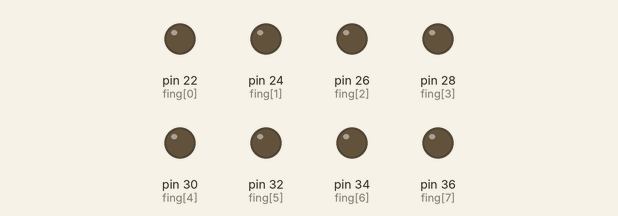
Bench run of a sketch on a simulated Arduino Mega 2560, built with avr-gcc and run on an emulated ATmega2560. Parts: output pins drawn as LEDs (lit = HIGH). What the sketch prints to the serial monitor is not drawn.

Above: at 0.1 s.
At 8.1 s:
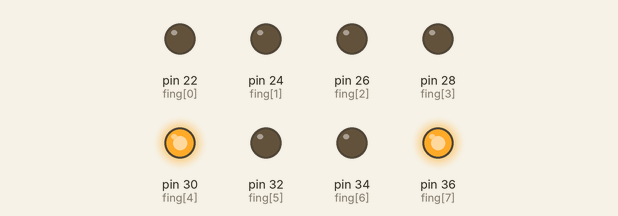
At 17.5 s:
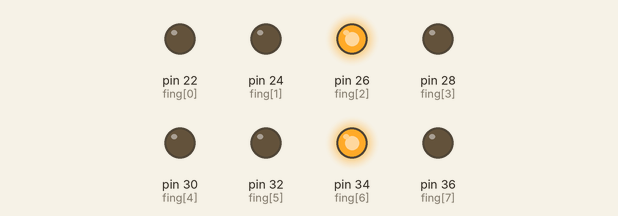
At 29.5 s:
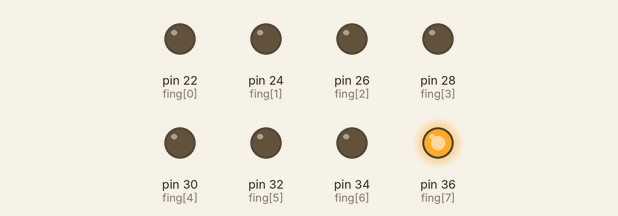
Timing chart, 0 to 33.5 s (numbered marks = the images above):
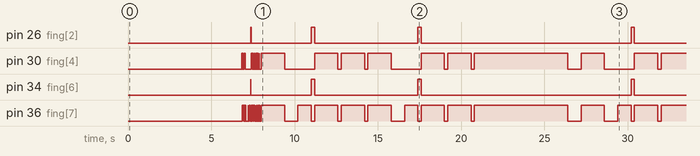

The sketch:

Hardcoded_Darude.ino
```cpp
typedef struct timeStamp{
  timeStamp* next;
  int stamp;
  int fingOn;
  int fingOff;
}timeStamp;

typedef struct handPos{
  handPos* moveNext;
  timeStamp* next;
  int pos;
}handPos;

const int fing[8] = {22,24,26,28,30,32,34,36};

int arr[]={1600,1,71,1600,1,64,1600,1,67,1900,0,71,1900,0,64,1900,0,67,1900,1,64,1900,1,71,1900,1,67,2200,0,64,2200,0,71,2200,0,67,2200,1,67,2200,1,64,2200,1,71,2400,0,67,2400,0,64,2400,0,71,2400,1,67,2400,1,71,2400,1,64,2700,0,67,2700,0,71,2700,0,64,2700,1,64,2700,1,71,2700,1,67,3000,0,64,3000,0,71,3000,0,67,3000,1,69,3000,1,72,3000,1,76,3200,0,69,3200,0,72,3200,0,76,3200,1,69,3200,1,72,3200,1,76,3500,0,69,3500,0,72,3500,0,76,3500,1,69,3500,1,72,3500,1,76,3800,0,69,3800,0,72,3800,0,76,3800,1,67,3800,1,71,3800,1,74,4000,0,67,4000,0,71,4000,0,74,4000,1,74,4000,1,71,4000,1,67,4300,0,74,4300,0,71,4300,0,67,4300,1,67,4300,1,71,4300,1,74,4600,0,67,4600,0,71,4600,0,74,4600,1,69,4600,1,66,4600,1,62,4800,0,69,4800,0,66,4800,0,62,4800,1,64,4800,1,67,4800,1,71,5100,0,64,5100,0,67,5100,0,71,5100,1,64,5100,1,67,5100,1,71,5400,0,64,5400,0,67,5400,0,71,5400,1,64,5400,1,67,5400,1,71,5600,0,64,5600,0,67,5600,0,71,5600,1,64,5600,1,67,5600,1,71,5900,0,64,5900,0,67,5900,0,71,5900,1,64,5900,1,67,5900,1,71,6200,0,64,6200,0,67,6200,0,71,6200,1,69,6200,1,72,6200,1,76,6400,0,69,6400,0,72,6400,0,76,6400,1,64,6400,1,67,6400,1,71,6700,0,64,6700,0,67,6700,0,71,6700,1,64,6700,1,67,6700,1,71,7000,0,64,7000,0,67,7000,0,71,7000,1,71,7000,1,67,7000,1,64,7200,0,71,7200,0,67,7200,0,64,7200,1,71,7200,1,67,7200,1,64,7500,0,71,7500,0,67,7500,0,64,7500,1,64,7500,1,67,7500,1,71,7800,0,64,7800,0,67,7800,0,71,7800,1,69,7800,1,72,7800,1,76,8000,0,76,8000,0,69,8000,0,72,8000,0,76,8000,1,64,8000,1,67,8000,1,71,8300,0,64,8300,0,67,8300,0,71,8300,1,71,8300,1,67,8300,1,64,8600,0,71,8600,0,67,8600,0,64,8600,1,64,8600,1,67,8600,1,71,8800,0,64,8800,0,67,8800,0,71,8800,1,64,8800,1,67,8800,1,71,9100,0,64,9100,0,67,9100,0,71,9100,1,64,9100,1,67,9100,1,71,9400,0,64,9400,0,67,9400,0,71,9400,1,69,9400,1,72,9400,1,76,9600,0,69,9600,0,72,9600,0,76,9600,1,76,9600,1,72,9600,1,69,9900,0,76,9900,0,72,9900,0,69,9900,1,69,9900,1,72,9900,1,76,10200,0,69,10200,0,72,10200,0,76,10200,1,67,10200,1,71,10200,1,74,10400,0,67,10400,0,71,10400,0,74,10400,1,67,10400,1,71,10400,1,74,10700,0,67,10700,0,71,10700,0,74,10700,1,67,10700,1,71,10700,1,74,11000,0,67,11000,0,71,11000,0,74,11000,1,69,11000,1,66,11000,1,62,11200,0,69,11200,0,66,11200,0,62,11200,1,64,11200,1,67,11200,1,71,11500,0,64,11500,0,67,11500,0,71,11500,1,64,11500,1,67,11500,1,71,11800,0,64,11800,0,67,11800,0,71,11800,1,64,11800,1,67,11800,1,71,12000,0,64,12000,0,67,12000,0,71,12000,1,64,12000,1,67,12000,1,71,12300,0,64,12300,0,67,12300,0,71,12300,1,64,12300,1,67,12300,1,71,12600,0,64,12600,0,67,12600,0,71,12600,1,69,12600,1,72,12600,1,76,12800,0,69,12800,0,72,12800,0,76,12800,1,71,12800,1,67,12800,1,64,13100,0,71,13100,0,67,13100,0,64,13100,1,64,13100,1,67,13100,1,71,13400,0,64,13400,0,67,13400,0,71,13400,1,67,13400,1,64,13400,1,71,13600,0,67,13600,0,64,13600,0,71,13600,1,71,13600,1,64,13600,1,67,13900,0,71,13900,0,64,13900,0,67,13900,1,64,13900,1,67,13900,1,71,14200,0,64,14200,0,67,14200,0,71,14200,1,69,14200,1,72,14200,1,76,14400,1,71,14400,0,69,14400,0,72,14400,0,76,14400,1,71,14400,1,67,14400,1,64,14500,0,71,14500,1,71,14600,0,71,14600,1,71,14700,0,71,14700,1,71,14700,0,71,14700,0,67,14700,0,64,14700,1,71,14700,1,67,14700,1,64,14800,0,71,14800,1,71,15000,0,71,15000,0,67,15000,0,64,15000,1,67,15000,1,71,15000,1,64,15200,0,71,15200,0,67,15200,0,71,15200,0,64,15200,1,67,15200,1,64,15200,1,71,15500,0,67,15500,0,64,15500,0,71,15500,1,71,15500,1,64,15500,1,67,15800,0,71,15800,0,64,15800,0,67,15800,1,76,15800,1,69,15800,1,72,16000,0,76,16000,0,69,16000,0,72,16000,1,69,16000,1,76,16000,1,72,16300,0,69,16300,0,76,16300,0,72,16300,1,76,16300,1,69,16300,1,72,16600,0,76,16600,0,69,16600,0,72,16600,1,74,16600,1,67,16600,1,71,16800,0,74,16800,0,67,16800,0,71,16800,1,74,16800,1,67,16800,1,71,17100,0,74,17100,0,67,17100,0,71,17100,1,71,17100,1,67,17100,1,74,17200,1,74,17400,0,71,17400,0,67,17400,0,74,17400,1,62,17400,1,66,17400,1,69,17600,0,74,17600,1,71,17600,0,62,17600,0,66,17600,0,69,17600,1,64,17600,1,67,17600,1,71,17700,0,71,17700,1,71,17800,0,71,17800,1,71,17900,0,71,17900,1,71,17900,0,64,17900,0,67,17900,0,71,17900,1,71,17900,1,67,17900,1,64,18000,0,71,18000,1,71,18200,0,71,18200,0,67,18200,0,64,18200,1,64,18200,1,71,18200,1,67,18400,0,71,18400,0,64,18400,0,71,18400,0,67,18400,1,71,18400,1,64,18400,1,67,18700,0,71,18700,0,64,18700,0,67,18700,1,67,18700,1,64,18700,1,71,19000,0,67,19000,0,64,19000,0,71,19000,1,72,19000,1,69,19000,1,76,19200,0,72,19200,0,69,19200,0,76,19200,1,64,19200,1,71,19200,1,67,19500,0,64,19500,0,71,19500,0,67,19500,1,67,19500,1,64,19500,1,71,19800,0,67,19800,0,64,19800,0,71,19800,1,71,19800,1,64,19800,1,67,20000,0,71,20000,0,64,20000,0,67,20000,1,64,20000,1,71,20000,1,67,20300,0,64,20300,0,71,20300,0,67,20300,1,71,20300,1,64,20300,1,67,20600,0,71,20600,0,64,20600,0,67,20600,1,69,20600,1,76,20600,1,72,20800,1,71,20800,0,69,20800,0,76,20800,0,72,20800,1,71,20800,1,64,20800,1,67,20900,0,71,20900,1,71,21000,0,71,21000,1,71,21100,0,71,21100,1,71,21100,0,71,21100,0,64,21100,0,67,21100,1,71,21100,1,67,21100,1,64,21200,0,71,21200,1,71,21400,0,71,21400,0,67,21400,0,64,21400,1,67,21400,1,64,21400,1,71,21600,0,71,21600,1,71,21600,0,67,21600,0,64,21600,0,71,21600,1,64,21600,1,71,21600,1,67,21700,0,71,21700,1,71,21800,0,71,21800,1,71,21900,0,71,21900,1,71,21900,0,64,21900,0,71,21900,0,67,21900,1,64,21900,1,67,21900,1,71,22000,0,71,22000,1,71,22200,0,64,22200,0,67,22200,0,71,22200,1,67,22200,1,64,22200,1,71,22400,0,71,22400,1,71,22400,0,67,22400,0,64,22400,0,71,22400,1,71,22400,1,67,22400,1,64,22500,0,71,22500,1,71,22600,0,71,22600,1,71,22700,0,71,22700,1,71,22700,0,71,22700,0,67,22700,0,64,22700,1,64,22700,1,71,22700,1,67,22800,0,71,22800,1,71,23000,0,64,23000,0,71,23000,0,67,23000,1,64,23000,1,67,23000,1,71,23200,0,71,23200,1,71,23200,0,64,23200,0,67,23200,0,71,23200,1,67,23200,1,64,23200,1,71,23300,0,71,23300,1,71,23400,0,71,23400,1,71,23500,0,71,23500,1,71,23500,0,67,23500,0,64,23500,0,71,23500,1,64,23500,1,71,23500,1,67,23600,0,71,23600,1,71,23800,0,64,23800,0,71,23800,0,67,23800,1,64,23800,1,67,23800,1,71,24000,0,71,24000,1,71,24000,0,64,24000,0,67,24000,0,71,24000,1,67,24000,1,64,24000,1,71,24100,0,71,24100,1,71,24200,0,71,24200,1,71,24300,0,71,24300,1,71,24300,0,67,24300,0,64,24300,0,71,24300,1,67,24300,1,64,24300,1,71,24400,0,71,24400,1,71,24500,0,71,24500,1,71,24600,0,71,24600,1,71,24600,0,67,24600,0,64,24600,0,71,24600,1,67,24600,1,71,24600,1,64,24700,0,71,24700,1,71,24800,0,71,24800,1,71,24800,0,67,24800,0,71,24800,0,64,24800,1,71,24800,1,67,24800,1,64,24900,0,71,24900,1,71,25000,0,71,25000,1,71,25100,0,71,25100,1,71,25100,0,71,25100,0,67,25100,0,64,25100,1,67,25100,1,71,25100,1,64,25200,0,71,25200,1,71,25300,0,71,25300,1,71,25400,0,71,25400,1,71,25400,0,67,25400,0,71,25400,0,64,25400,1,64,25400,1,71,25400,1,67,25500,0,71,25500,1,71,25600,0,71,25600,1,71,25600,0,64,25600,0,71,25600,0,67,25600,1,67,25600,1,71,25600,1,64,25700,0,71,25700,1,71,25800,0,71,25800,1,71,25900,0,71,25900,1,71,25900,0,67,25900,0,71,25900,0,64,25900,1,71,25900,1,64,25900,1,67,26000,0,71,26000,1,71,26100,0,71,26100,1,71,26200,0,71,26200,1,71,26200,0,71,26200,0,64,26200,0,67,26200,1,64,26200,1,71,26200,1,67,26300,0,71,26300,1,71,26400,0,71,26400,0,64,26400,0,71,26400,0,67,27200,1,71,27200,1,71,27200,1,67,27200,1,64,27300,0,71,27300,1,71,27400,0,71,27400,1,71,27500,0,71,27500,1,71,27500,0,71,27500,0,67,27500,0,64,27500,1,71,27500,1,64,27500,1,67,27600,0,71,27600,1,71,27800,0,71,27800,1,71,27800,0,71,27800,0,64,27800,0,67,27800,1,71,27800,1,67,27800,1,64,27900,0,71,27900,1,71,28000,0,71,28000,1,71,28000,0,71,28000,0,67,28000,0,64,28000,1,67,28000,1,64,28000,1,71,28100,0,71,28100,1,71,28200,0,71,28200,1,71,28300,0,71,28300,1,71,28300,0,67,28300,0,64,28300,0,71,28300,1,71,28300,1,64,28300,1,67,28400,0,71,28400,1,71,28600,0,71,28600,1,76,28600,0,71,28600,0,64,28600,0,67,28600,1,69,28600,1,72,28600,1,76,28700,0,76,28700,1,76,28800,0,76,28800,1,76,28800,0,69,28800,0,72,28800,0,76,28800,1,72,28800,1,69,28800,1,76,28900,0,76,28900,1,76,29000,0,76,29000,1,76,29100,0,76,29100,1,76,29100,0,72,29100,0,69,29100,0,76,29100,1,72,29100,1,76,29100,1,69,29200,0,76,29200,1,76,29400,0,76,29400,1,74,29400,0,72,29400,0,76,29400,0,69,29400,1,67,29400,1,74,29400,1,71,29500,0,74,29500,1,74,29600,0,74,29600,1,74,29600,0,67,29600,0,74,29600,0,71,29600,1,71,29600,1,74,29600,1,67,29700,0,74,29700,1,74,29800,0,74,29800,1,74,29900,0,74,29900,1,74,29900,0,71,29900,0,74,29900,0,67,29900,1,67,29900,1,71,29900,1,74,30000,0,74,30000,1,74,30200,0,74,30200,1,69,30200,0,67,30200,0,71,30200,0,74,30200,1,62,30200,1,69,30200,1,66,30300,0,69,30300,1,69,30400,0,69,30400,1,71,30400,0,62,30400,0,69,30400,0,66,30400,1,67,30400,1,64,30400,1,71,30500,0,71,30500,1,71,30600,0,71,30600,1,71,30700,0,71,30700,1,71,30700,0,67,30700,0,64,30700,0,71,30700,1,71,30700,1,67,30700,1,64,30800,0,71,30800,1,71,31000,0,71,31000,1,71,31000,0,71,31000,0,67,31000,0,64,31000,1,64,31000,1,71,31000,1,67,31100,0,71,31100,1,71,31200,0,71,31200,1,71,31200,0,64,31200,0,71,31200,0,67,31200,1,71,31200,1,64,31200,1,67,31300,0,71,31300,1,71,31400,0,71,31400,1,71,31500,0,71,31500,1,71,31500,0,71,31500,0,64,31500,0,67,31500,1,64,31500,1,71,31500,1,67,31600,0,71,31600,1,71,31800,0,71,31800,1,76,31800,0,64,31800,0,71,31800,0,67,31800,1,76,31800,1,69,31800,1,72,31900,0,76,31900,1,76,32000,0,76,32000,1,71,32000,0,76,32000,0,69,32000,0,72,32000,1,71,32000,1,67,32000,1,64,32100,0,71,32100,1,71,32200,0,71,32200,1,71,32300,0,71,32300,1,71,32300,0,71,32300,0,67,32300,0,64,32300,1,67,32300,1,64,32300,1,71,32400,0,71,32400,1,71,32600,0,71,32600,1,71,32600,0,67,32600,0,64,32600,0,71,32600,1,64,32600,1,67,32600,1,71,32700,0,71,32700,1,71,32800,0,71,32800,1,71,32800,0,64,32800,0,67,32800,0,71,32800,1,67,32800,1,71,32800,1,64,32900,0,71,32900,1,71,33000,0,71,33000,1,71,33100,0,71,33100,1,71,33100,0,67,33100,0,71,33100,0,64,33100,1,67,33100,1,64,33100,1,71,33200,0,71,33200,1,71,33400,0,71,33400,1,76,33400,0,67,33400,0,64,33400,0,71,33400,1,72,33400,1,76,33400,1,69,33500,0,76,33500,1,76,33600,0,76,33600,1,71,33600,0,72,33600,0,76,33600,0,69,33600,1,64,33600,1,67,33600,1,71,33700,0,71,33700,1,71,33800,0,71,33800,1,71,33900,0,71,33900,1,71,33900,0,64,33900,0,67,33900,0,71,33900,1,67,33900,1,64,33900,1,71,34000,0,71,34000,1,71,34200,0,71,34200,1,71,34200,0,67,34200,0,64,34200,0,71,34200,1,64,34200,1,67,34200,1,71,34300,0,71,34300,1,71,34400,0,71,34400,1,71,34400,0,64,34400,0,67,34400,0,71,34400,1,71,34400,1,64,34400,1,67,34500,0,71,34500,1,71,34600,0,71,34600,1,71,34700,0,71,34700,1,71,34700,0,71,34700,0,64,34700,0,67,34700,1,64,34700,1,67,34700,1,71,34800,0,71,34800,1,71,35000,0,71,35000,1,76,35000,0,64,35000,0,67,35000,0,71,35000,1,72,35000,1,76,35000,1,69,35100,0,76,35100,1,76,35200,0,76,35200,1,76,35200,0,72,35200,0,76,35200,0,69,35200,1,69,35200,1,72,35200,1,76,35300,0,76,35300,1,76,35400,0,76,35400,1,76,35500,0,76,35500,1,76,35500,0,69,35500,0,72,35500,0,76,35500,1,76,35500,1,69,35500,1,72,35600,0,76,35600,1,76,35800,0,76,35800,1,74,35800,0,76,35800,0,69,35800,0,72,35800,1,74,35800,1,67,35800,1,71,35900,0,74,35900,1,74,36000,0,74,36000,1,74,36000,0,74,36000,0,67,36000,0,71,36000,1,67,36000,1,74,36000,1,71,36100,0,74,36100,1,74,36200,0,74,36200,1,74,36300,0,74,36300,1,74,36300,0,67,36300,0,74,36300,0,71,36300,1,71,36300,1,67,36300,1,74,36400,0,74,36400,1,74,36600,0,74,36600,1,69,36600,0,71,36600,0,67,36600,0,74,36600,1,66,36600,1,69,36600,1,62,36700,0,69,36700,1,69,36800,0,69,36800,1,71,36800,0,66,36800,0,69,36800,0,62,36800,1,67,36800,1,64,36800,1,71,36900,0,71,36900,1,71,37000,0,71,37000,1,71,37100,0,71,37100,1,71,37100,0,67,37100,0,64,37100,0,71,37100,1,64,37100,1,67,37100,1,71,37200,0,71,37200,1,71,37400,0,71,37400,1,71,37400,0,64,37400,0,67,37400,0,71,37400,1,67,37400,1,64,37400,1,71,37500,0,71,37500,1,71,37600,0,71,37600,1,71,37600,0,67,37600,0,64,37600,0,71,37600,1,67,37600,1,64,37600,1,71,37700,0,71,37700,1,71,37800,0,71,37800,1,71,37900,0,71,37900,1,71,37900,0,67,37900,0,64,37900,0,71,37900,1,64,37900,1,67,37900,1,71,38000,0,71,38000,1,71,38200,0,71,38200,1,76,38200,0,64,38200,0,67,38200,0,71,38200,1,72,38200,1,69,38200,1,76,38300,0,76,38300,1,76,38400,0,76,38400,1,71,38400,0,72,38400,0,69,38400,0,76,38400,1,67,38400,1,64,38400,1,71,38500,0,71,38500,1,71,38600,0,71,38600,1,71,38700,0,71,38700,1,71,38700,0,67,38700,0,64,38700,0,71,38700,1,67,38700,1,64,38700,1,71,38800,0,71,38800,1,71,39000,0,71,39000,1,71,39000,0,67,39000,0,64,39000,0,71,39000,1,67,39000,1,64,39000,1,71,39100,0,71,39100,1,71,39200,0,71,39200,1,71,39200,0,67,39200,0,64,39200,0,71,39200,1,71,39200,1,64,39200,1,67,39300,0,71,39300,1,71,39400,0,71,39400,1,71,39500,0,71,39500,1,71,39500,0,71,39500,0,64,39500,0,67,39500,1,71,39500,1,64,39500,1,67,39600,0,71,39600,1,71,39800,0,71,39800,1,76,39800,0,71,39800,0,64,39800,0,67,39800,1,76,39800,1,69,39800,1,72,39900,0,76,39900,1,76,40000,0,76,40000,1,71,40000,0,76,40000,0,69,40000,0,72,40000,1,71,40000,1,64,40000,1,67,40100,0,71,40100,1,71,40200,0,71,40200,1,71,40300,0,71,40300,1,71,40300,0,71,40300,0,64,40300,0,67,40300,1,67,40300,1,64,40300,1,71,40400,0,71,40400,1,71,40600,0,71,40600,1,71,40600,0,67,40600,0,64,40600,0,71,40600,1,64,40600,1,67,40600,1,71,40700,0,71,40700,1,71,40800,0,71,40800,1,71,40800,0,64,40800,0,67,40800,0,71,40800,1,67,40800,1,64,40800,1,71,40900,0,71,40900,1,71,41000,0,71,41000,1,71,41100,0,71,41100,1,71,41100,0,67,41100,0,64,41100,0,71,41100,1,64,41100,1,71,41100,1,67,41200,0,71,41200,1,71,41400,0,71,41400,1,76,41400,0,64,41400,0,71,41400,0,67,41400,1,72,41400,1,69,41400,1,76,41500,0,76,41500,1,76,41600,0,76,41600,1,76,41600,0,72,41600,0,69,41600,0,76,41600,1,72,41600,1,76,41600,1,69,41700,0,76,41700,1,76,41800,0,76,41800,1,76,41900,0,76,41900,1,76,41900,0,72,41900,0,76,41900,0,69,41900,1,69,41900,1,76,41900,1,72,42000,0,76,42000,1,76,42200,0,76,42200,1,74,42200,0,69,42200,0,76,42200,0,72,42200,1,67,42200,1,71,42200,1,74,42300,0,74,42300,1,74,42400,0,74,42400,1,74,42400,0,67,42400,0,71,42400,0,74,42400,1,71,42400,1,74,42400,1,67,42500,0,74,42500,1,74,42600,0,74,42600,1,74,42700,0,74,42700,1,74,42700,0,71,42700,0,74,42700,0,67,42700,1,67,42700,1,71,42700,1,74,42800,0,74,42800,1,74,43000,0,74,43000,1,69,43000,0,67,43000,0,71,43000,0,74,43000,1,62,43000,1,66,43000,1,69,43100,0,69,43100,1,69,43200,0,69,43200,1,71,43200,0,62,43200,0,66,43200,0,69,43200,1,64,43200,1,67,43200,1,71,43300,0,71,43300,1,71,43400,0,71,43400,1,71,43500,0,71,43500,1,71,43500,0,64,43500,0,67,43500,0,71,43500,1,64,43500,1,67,43500,1,71,43600,0,71};
int i=0;
int j=0;
int numElements=(sizeof(arr)/sizeof(arr[0]));
int timeStart;

typedef struct timeStamp *node;
node start=NULL;
node visit=NULL;

void setup() {
  // put your setup code here, to run once:
  Serial.begin(9600);
  pinMode(fing[0], OUTPUT);
  pinMode(fing[1], OUTPUT);
  pinMode(fing[2], OUTPUT);
  pinMode(fing[3], OUTPUT);
  pinMode(fing[4], OUTPUT);
  pinMode(fing[5], OUTPUT);
  pinMode(fing[6], OUTPUT);
  pinMode(fing[7], OUTPUT);
  for(i=0;i<numElements;i=i+3){
  start=addTimeStamp(start,arr,i);
  Serial.print(start->fingOn);
  }
  visit=start;
  timeStart = millis();
}

void loop() {
  // put your main code here, to run repeatedly:
  while(visit!=NULL){
  Serial.print(visit->stamp);
  Serial.print("\n");
  i=visit->fingOn;
  Serial.print(i);
  Serial.print("\n");
  //sends voltage to the fingers
  while (millis() < (visit -> stamp)) {
  }
  if(visit -> fingOn != 0) {
    digitalWrite(fing[(visit -> fingOn) - 60], HIGH);
  }
  if(visit -> fingOff != 0) {
    digitalWrite(fing[(visit -> fingOff) - 60], LOW);
  }
visit=visit->next;
  }
}

node createNode(){
  node temp;
  temp=(node)malloc(sizeof(timeStamp));
  temp->next=NULL;
  return temp;
}

node addTimeStamp(node start, int arr[],int i){
  int j=0;
  int k=0;
  node temp=NULL;
  node point=NULL;
  temp=createNode();
  temp->stamp=arr[i];
  if(arr[i+1]==0){
  temp->fingOff=arr[i+2];
  Serial.print(temp->fingOff);
  temp->fingOn=0;
  Serial.print(temp->fingOn);
  }
  else if(arr[i+1]==1){
  temp->fingOn=arr[i+2];
  Serial.print(temp->fingOn);
  temp->fingOff=0;
  Serial.print(temp->fingOff);
  }
  if(start==NULL){
  start=temp;
  }
  else{
  point=start;
  while(point->next!=NULL){
    point=point->next;
  }
  point->next=temp;
  }
  return start;
}
```
